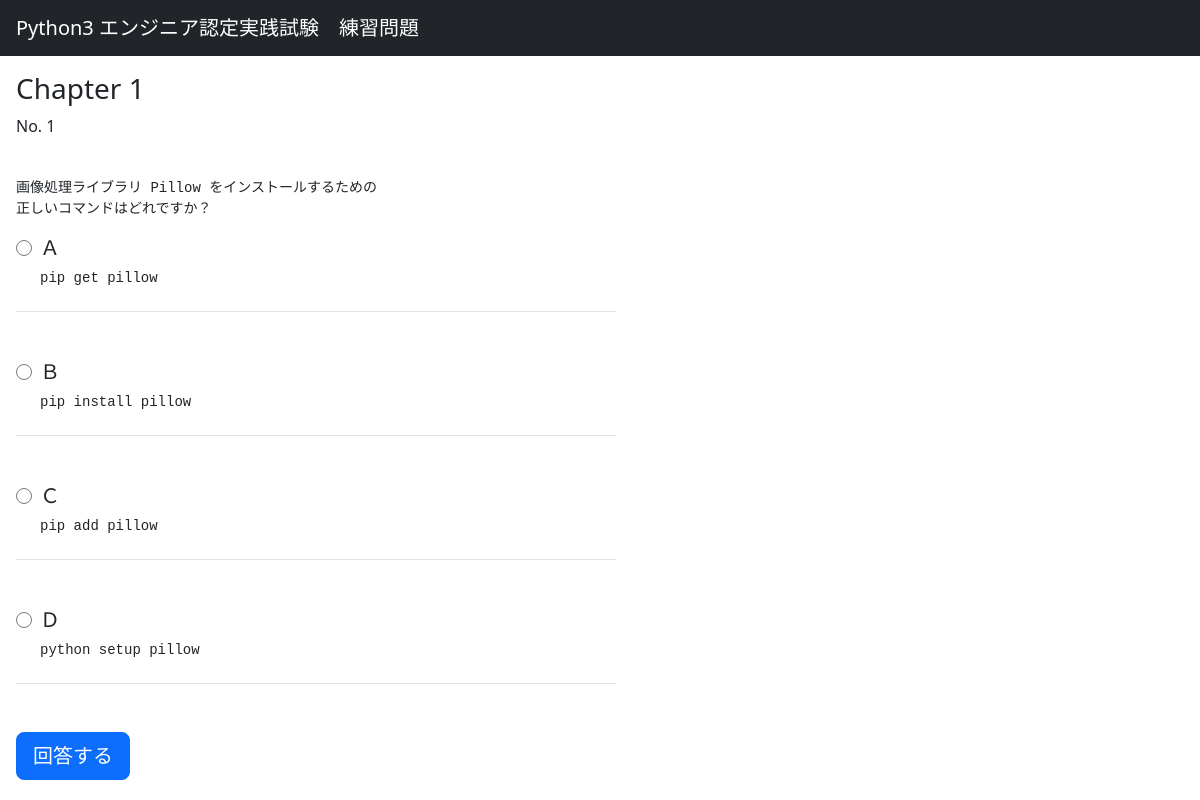
The page /quiz/1/1/ on the database its author committed.
### quiz/models.py (models this page shows, shortened)
class Quiz(models.Model):
    chapter = models.IntegerField()
    number =  models.IntegerField()
    about = models.TextField()
    question = models.TextField()
    optionA = models.TextField()
    optionB = models.TextField()
    optionC = models.TextField()
    optionD = models.TextField()
    correctanswer = models.CharField(max_length=5)
    explanation = models.TextField()

### quiz/views.py (the view)
# urls.py: path('<int:chapter>/<int:number>/', quiz_view, name="quiz"),
def quiz_view(request, chapter, number):
    object = Quiz.objects.get(chapter=chapter, number=number)
    context = {'object': object}
    return render(request, 'quiz/quiz.html', context)

### quiz/templates/quiz/quiz.html (shortened to what this page needs)
{% extends 'base.html' %}
{% block content %}
<div class="col-md-6 m-3">
<h3>Chapter {{ object.chapter }}</h3>
<p>No. {{ object.number }}</p>
<br>
<form method='post' action='{% url "result" object.chapter object.number %}'>
  <pre>{{ object.question }}</pre>
  <div class="form-check border-bottom mb-5">
    <input class="form-check-input" type="radio" name="answer" id="radioA" value="A">
    <label class="form-check-label" for="radioA">
      <p class="h5">Ａ</p>
      <pre>{{ object.optionA }}</pre>
    </label>
  </div>
  <div class="form-check border-bottom mb-5">
    <input class="form-check-input" type="radio" name="answer" id="radioB" value="B">
    <label class="form-check-label" for="radioB">
      <p class="h5">Ｂ</p>
      <pre>{{ object.optionB }}</pre>
    </label>
  </div>
  <div class="form-check border-bottom mb-5">
    <input class="form-check-input" type="radio" name="answer" id="radioC" value="C">
    <label class="form-check-label" for="radioC">
      <p class="h5">Ｃ</p>
      <pre>{{ object.optionC }}</pre>
    </label>
  </div>
  <div class="form-check border-bottom mb-5">
    <input class="form-check-input" type="radio" name="answer" id="radioD" value="D">
    <label class="form-check-label" for="radioD">
      <p class="h5">Ｄ</p>
      <pre>{{ object.optionD }}</pre>
    </label>
  </div>
  <button type="submit" class="btn btn-lg btn-primary" name="answerbutton">回答する</button>
</form>
</div>
{% endblock content %}

### quiz/static/quiz/css/style.css (style rules this page uses)
.form-check-input[type="radio"] { border: 1px solid #777777; }

### rows shown on the page
Quiz: chapter "1", number "1", question "画像処理ライブラリ Pillow をインストールするための 正しいコマンドはどれですか？", optionA "pip get pillow", optionB "pip install pillow", optionC "pip add pillow", optionD "python setup pillow"
